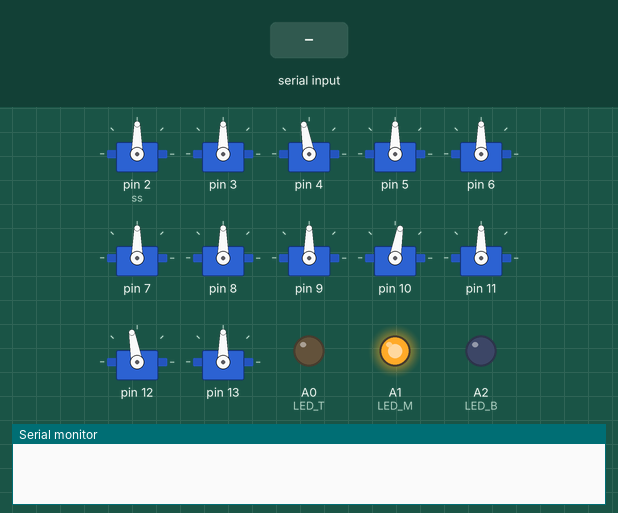
Recording of a sketch running on a simulated Arduino Uno, built with avr-gcc and run on an emulated ATmega328P. On the bench: 12 × servo, output pins drawn as LEDs (lit = HIGH), the last lines printed to the serial monitor. The inputs (shaded band) are chosen by the test bench. Random numbers use the default seed unless the sketch sets one.

Above: at 1.4 s.
1.5 s: "1" received over Serial
At 1.98 s:
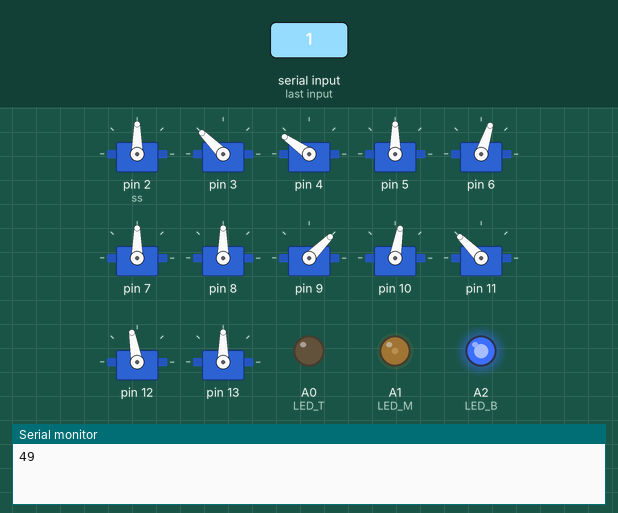
At 2.89 s:
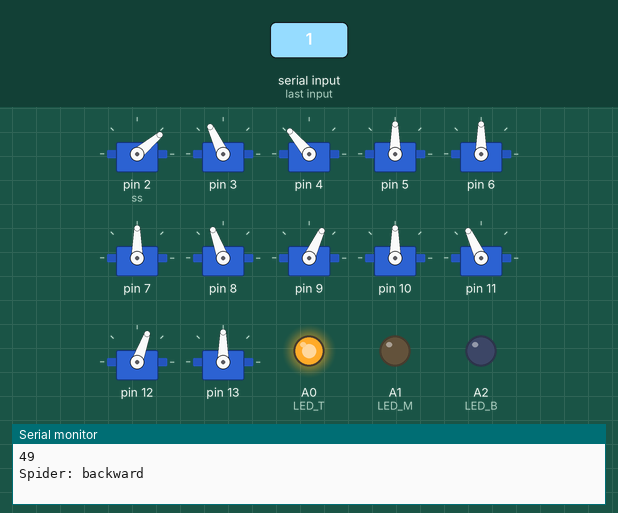
4.5 s: "0" received over Serial
At 5.79 s:
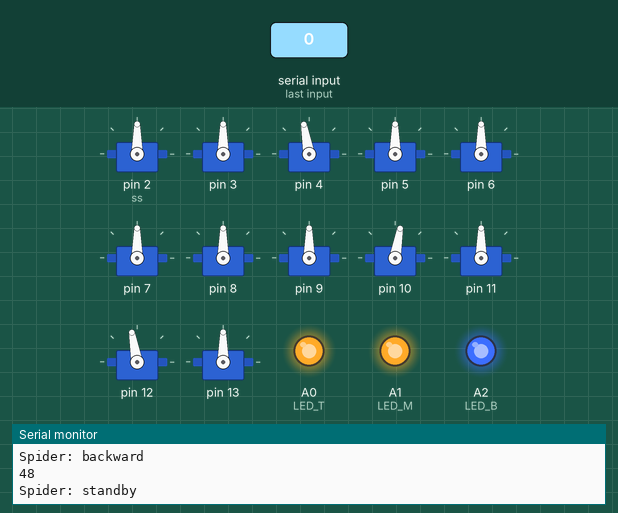
7.5 s: "2" received over Serial
At 9.04 s:
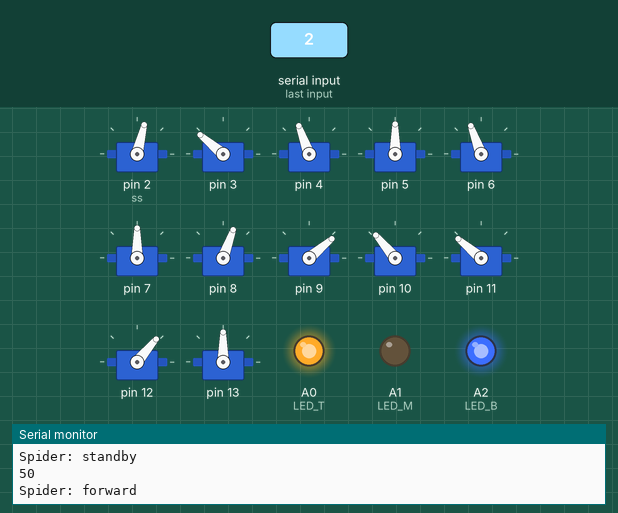
10.5 s: "3" received over Serial
13.5 s: "4" received over Serial
16.5 s: "0" received over Serial
Timing chart, 0 to 29.3 s (numbered marks = the images above; inputs shaded):
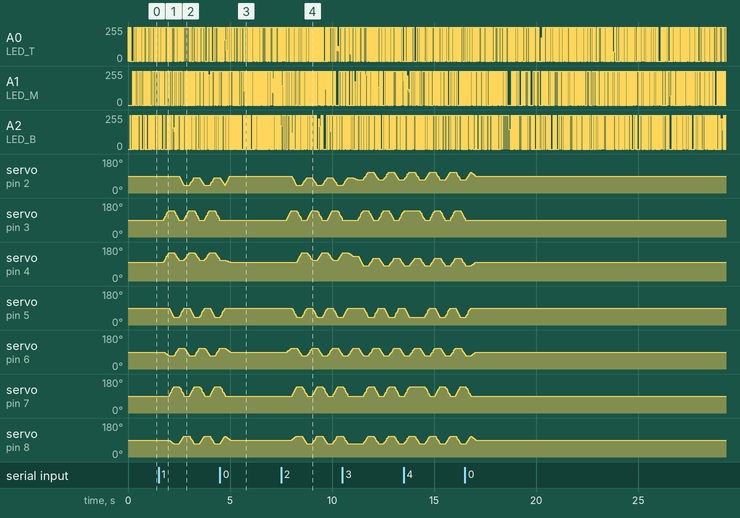

Measured:
- by itself, servo on pin 2 (ss): rises from 70° to 110° in 0.21 s, then falls to 90° in 0.24 s

The sketch:

Hexapod_2DOF.ino
```cpp
#include <Servo.h>
#include <NewPing.h>
#include <SoftwareSerial.h>
#include "steps.h"
SoftwareSerial Bt(0, 1); // RX, TX

int rightTime=0;

int state;
int flag=0;

void setup(){
  Serial.begin(9600);

  pinMode(LED_T, OUTPUT);
  pinMode(LED_M, OUTPUT);
  pinMode(LED_B, OUTPUT);

  int ss = 2;
  for(int i=0; i<12; i++){
    myservo[i].attach(ss);
    ss++;
    if(12%i==0){
      digitalWrite(LED_T,HIGH);
    }else if(12%i==1){
      digitalWrite(LED_M,HIGH);
    }else if(12%i==2){
      digitalWrite(LED_B,HIGH);
    }
    delay(10);
    myservo[i].write(initPos[i]);
    currentPos[i]=initPos[i];
    if(12%i==0){
      digitalWrite(LED_T,LOW);
    }else if(12%i==1){
      digitalWrite(LED_M,LOW);
    }else if(12%i==2){
      digitalWrite(LED_B,LOW);
    }
    delay(10);
  }
}
void goForward(){
  servPos6(1, initPos[1]+feetGait, 7, initPos[7]-feetGait, 9, initPos[9]+feetGait, 2, initPos[2]+walkingAdj-hipGait, 4, initPos[4]+hipGait, 10, initPos[10]-walkingAdj-hipGait);
  servPos6(0, initPos[0]-walkingAdj-hipGait, 6, initPos[6]+hipGait, 8, initPos[8]+walkingAdj-hipGait, 3, initPos[3]-feetGait, 5, initPos[5]+feetGait, 11, initPos[11]-feetGait);
  servPos6(1, initPos[1], 7, initPos[7], 9, initPos[9], 2, initPos[2]+walkingAdj+hipGait, 4, initPos[4]-hipGait, 10, initPos[10]-walkingAdj+hipGait);
  servPos6(0, initPos[0]-walkingAdj+hipGait, 6, initPos[6]-hipGait, 8, initPos[8]+walkingAdj+hipGait, 3, initPos[3], 5, initPos[5], 11, initPos[11]);
}

void goBackward(){
  servPos6(1, initPos[1]+feetGait, 7, initPos[7]-feetGait, 9, initPos[9]+feetGait, 2, initPos[2]+walkingAdj+hipGait, 4, initPos[4]-hipGait, 10, initPos[10]-walkingAdj+hipGait);
  servPos6(0, initPos[0]-walkingAdj+hipGait, 6, initPos[6]-hipGait, 8, initPos[8]+walkingAdj+hipGait, 3, initPos[3]-feetGait, 5, initPos[5]+feetGait, 11, initPos[11]-feetGait);
  servPos6(1, initPos[1], 7, initPos[7], 9, initPos[9], 2, initPos[2]+walkingAdj-hipGait, 4, initPos[4]+hipGait, 10, initPos[10]-walkingAdj-hipGait);
  servPos6(0, initPos[0]-walkingAdj-hipGait, 6, initPos[6]+hipGait, 8, initPos[8]+walkingAdj-hipGait, 3, initPos[3], 5, initPos[5], 11, initPos[11]);
}

void turnLeft(){
  servPos6(1, initPos[1], 7, initPos[7], 9, initPos[9], 2, initPos[2]+hipGait, 4, initPos[4]+hipGait, 10, initPos[10]+hipGait);
  servPos6(0, initPos[0]-hipGait, 6, initPos[6]-hipGait, 8, initPos[8]-hipGait, 3, initPos[3], 5, initPos[5], 11, initPos[11]);
  servPos6(1, initPos[1]+feetGait, 7, initPos[7]-feetGait, 9, initPos[9]+feetGait, 2, initPos[2]-hipGait, 4, initPos[4]-hipGait, 10, initPos[10]-hipGait);
  servPos6(0, initPos[0]+hipGait, 6, initPos[6]+hipGait, 8, initPos[8]+hipGait, 3, initPos[3]-feetGait, 5, initPos[5]+feetGait, 11, initPos[11]-feetGait);
}

void turnRight(){
  servPos6(1, initPos[1]+feetGait, 7, initPos[7]-feetGait, 9, initPos[9]+feetGait, 2, initPos[2]+hipGait, 4, initPos[4]+hipGait, 10, initPos[10]+hipGait);
  servPos6(3, initPos[3]-feetGait, 5, initPos[5]+feetGait, 11, initPos[11]-feetGait, 0, initPos[0]-hipGait, 6, initPos[6]-hipGait, 8, initPos[8]-hipGait);
  servPos6(1, initPos[1], 7, initPos[7], 9, initPos[9], 2, initPos[2]-hipGait, 4, initPos[4]-hipGait, 10, initPos[10]-hipGait);
  servPos6(3, initPos[3], 5, initPos[5], 11, initPos[11], 0, initPos[0]+hipGait, 6, initPos[6]+hipGait, 8, initPos[8]+hipGait);
}

void standby(){
  servPos6(0, initPos[0], 2, initPos[2], 4, initPos[4], 6, initPos[6], 8, initPos[8], 10, initPos[10]);
  servPos6(1, initPos[1], 3, initPos[3], 5, initPos[5], 7, initPos[7], 9, initPos[9], 11, initPos[11]);
}
void loop() {

  if(Serial.available() > 0){
    state = Serial.read();
    flag=0;
    Serial.println(state);
  }
  if (state == '0') {
    standby();
    if(flag == 0){
      Serial.println("Spider: standby");
      flag=1;
    }
  }else if (state == '1') {
    goBackward();
    if(flag == 0){
      Serial.println("Spider: backward");
      flag=1;
    }
  }else if (state == '2') {
    goForward();
    if(flag == 0){
      Serial.println("Spider: forward");
      flag=1;
    }
  }else if (state == '3') {
    turnLeft();
    if(flag == 0){
      Serial.println("Spider: turnLeft");
      flag=1;
    }
  }else if (state == '4') {
    turnRight();
    if(flag == 0){
      Serial.println("Spider: turnRight");
      flag=1;
    }
  }else{
    standby();
  }

}
```

steps.h
```cpp
#define LED_T  A0
#define LED_M  A1
#define LED_B  A2
Servo myservo[12];
int initPos[]={90,90,100,90,90,90,90,90,80,90,100,90};
int currentPos[12];
int targetPos[12];
int moveSpeed = 4;
int pos = 0;

char val;

int walkingAdj=30;
int feetGait=50;
int hipGait=25;

int myStep = 35;
int divStep = 10;

void servPos6(int sNum1, int sPos1, int sNum2, int sPos2, int sNum3, int sPos3, int sNum4, int sPos4, int sNum5, int sPos5, int sNum6, int sPos6){
  int Num[]={sNum1,sNum2,sNum3,sNum4,sNum5,sNum6};
  int Pos[]={sPos1,sPos2,sPos3,sPos4,sPos5,sPos6};
  int div[6];
  for(int i=0; i<6;i++){
    targetPos[Num[i]] = Pos[i];
    div[i] = (Pos[i] - currentPos[Num[i]])/divStep;
  }
  for(int i=0; i<divStep; i++){
    for(int j=0; j<6; j++){
      currentPos[Num[j]] = currentPos[Num[j]]+div[j];
      myservo[Num[j]].write(currentPos[Num[j]]);
      int randNumber = random(0, 6);
        if(randNumber==0){
          digitalWrite(LED_T,LOW);
        }else if(randNumber==1){
          digitalWrite(LED_M,LOW);
        }else if(randNumber==2){
          digitalWrite(LED_B,LOW);
        }else if(randNumber==3){
          digitalWrite(LED_T,HIGH);
        }else if(randNumber==4){
          digitalWrite(LED_M,HIGH);
        }else if(randNumber==5){
          digitalWrite(LED_B,HIGH);
        }
      delay(moveSpeed);
    }
  }
}
```
